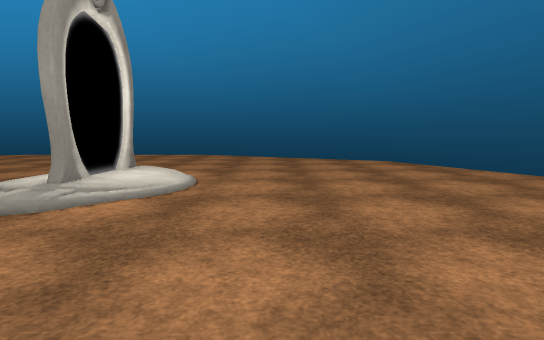
[1] (above)

12 first-person views from a walk through a scene from a Unity 3-D project. The camera is 1.2 m above the floor, tilts 6° down and sees 80° across. The floor is counted in squares, 2 m on a side. Each view is taken from the middle of a square. On the plan, view 1 faces up. The plan holds only what a view shows up to about 10 squares ahead; the rest is blank. The place goes on beyond the plan. The player character is not drawn. Some surface patterns are stand-ins.

[2]
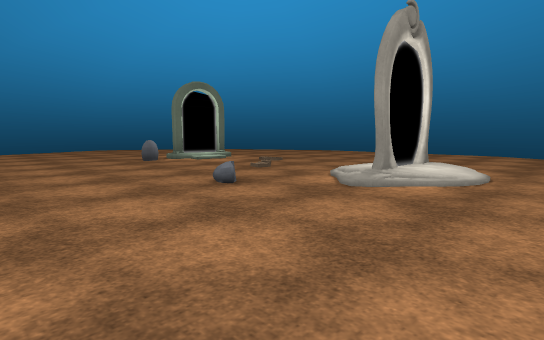

[3]
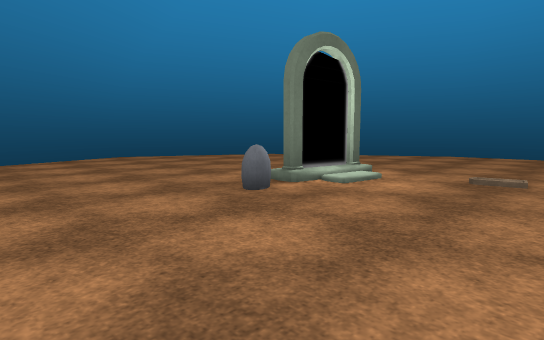

[4]
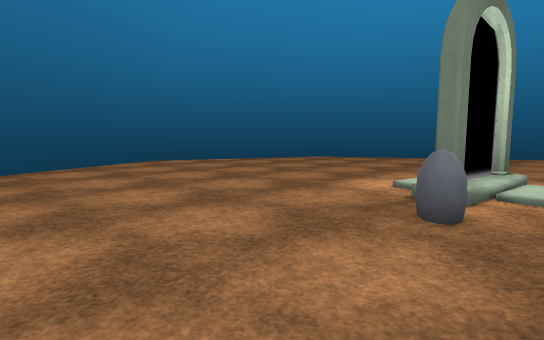

[5]
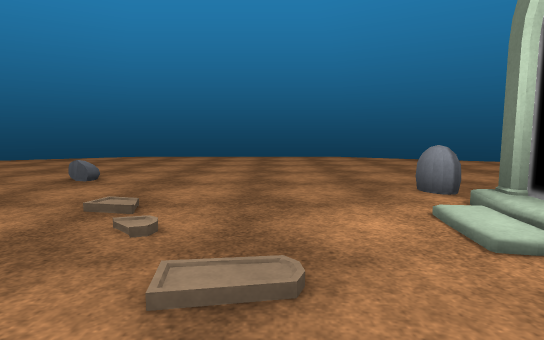

[6]
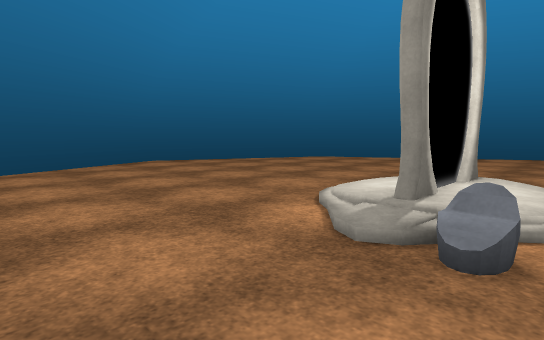

[7]
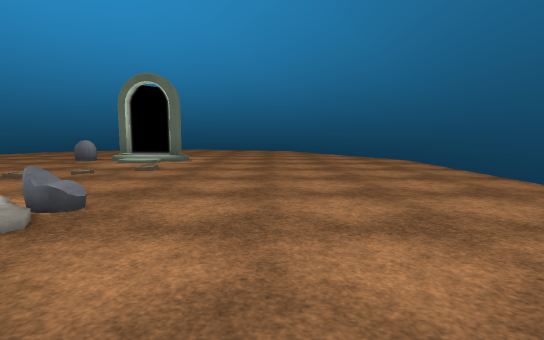

[8]
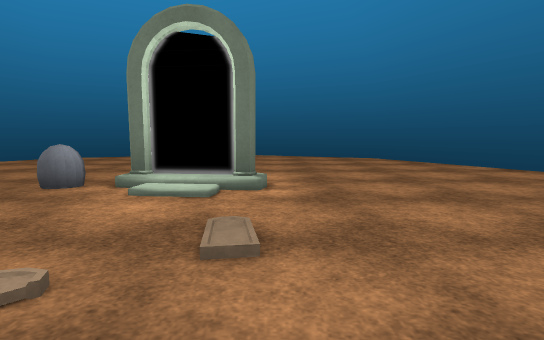

[9]
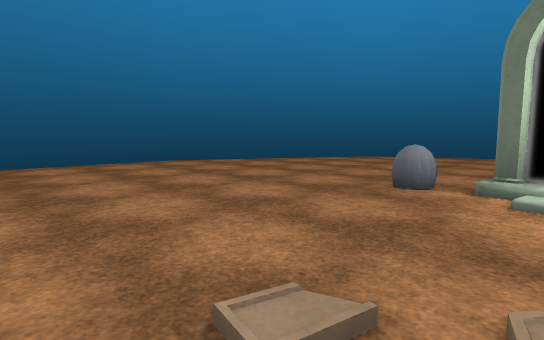

[10]
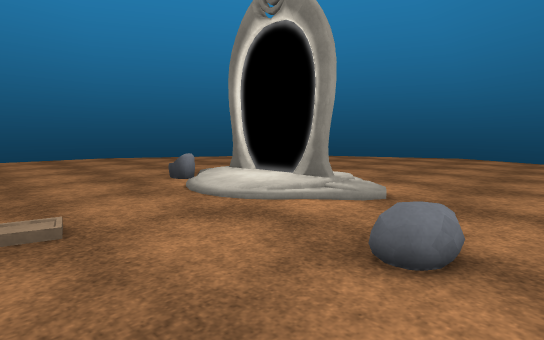

[11]
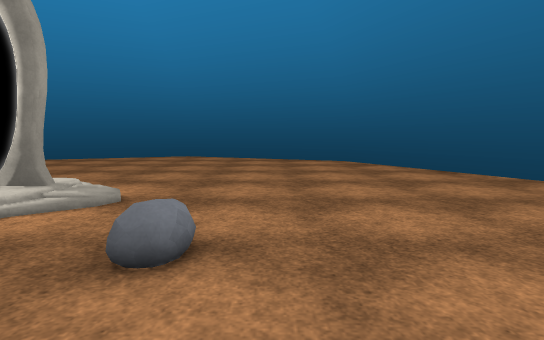

[12]
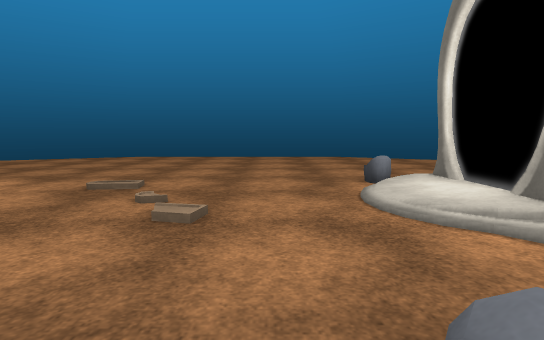

### Floor plan
Points are (right, up) in squares from view 1. A wall is a line through its corners. A room is listed if a view was taken in it or the views show most of it. See-through windows are left out.
Room 1 (views 1, 2, 3, 4, 5, 6, 7, 8, 9, 10, 11, 12)
walls: (-14.8, 3.3) (-13, -0.9) (-8, -3.6) (-1.9, -3.6) (3, -0.9) (4.9, 3.5); (4.9, 3.7) (3.1, 7.9) (-2, 10.6) (-8.1, 10.6) (-13.1, 7.9) (-14.9, 3.6)
low walls: (-8.5, 10.1) (-13, 7.7) (-14.8, 3.5) (-12.9, -0.8) (-8.4, -3.2); (-1.5, -3.2) (2.9, -0.8) (4.9, 3.7); (4.8, 3.4) (2.8, 7.8) (-1.6, 10.2)
objects: other object (-8, 3) to (-8, 5); other object (-3, 5); other object (-2, 3) to (-2, 5)

Positions as (right, up) in squares from view 1, and headings:
1: (0, 0), facing up
2: (0, -1), facing up-left
3: (-5, 0), facing up-left
4: (-7, 0), facing up-left
5: (-6, 6), facing down
6: (-3, 7), facing down-right
7: (0, 7), facing left
8: (-4, 5), facing left
9: (-4, 4), facing down-left
10: (-5, 1), facing up-right
11: (-5, 1), facing right
12: (-4, 1), facing up
